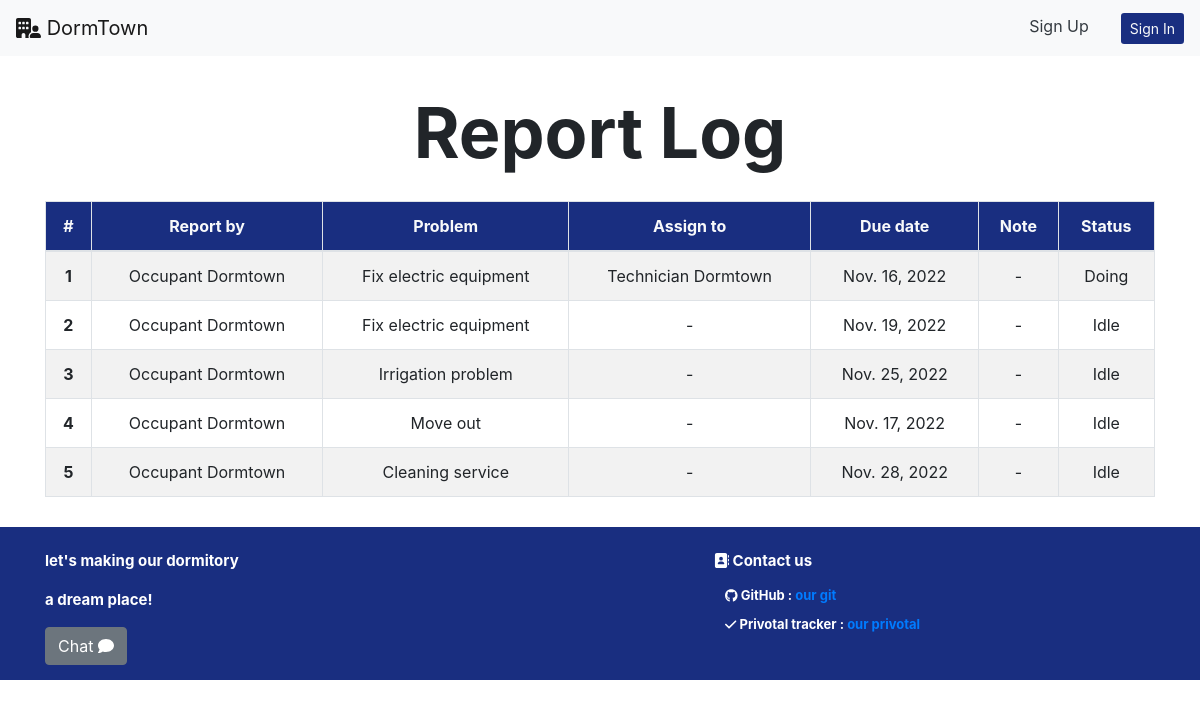
Page /manager/report_logs on the earlier database version.
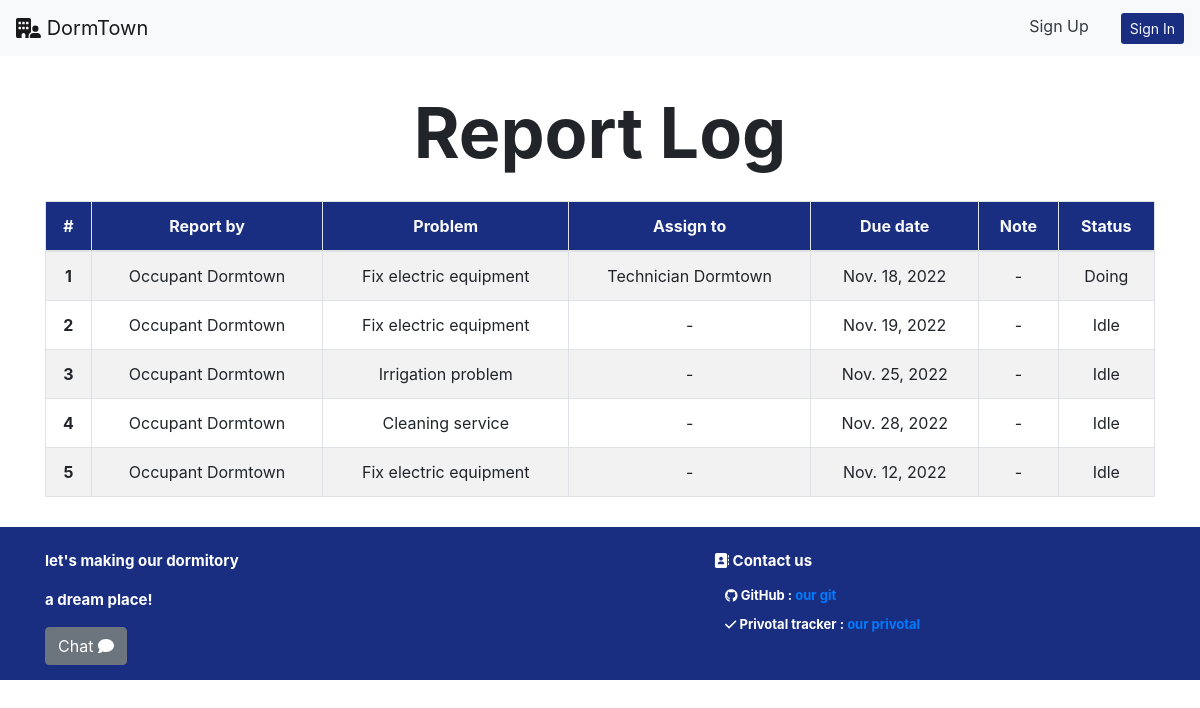
Same page on the later database version.
### occupant/models.py (models this page shows, shortened)
class Report(models.Model):
    from_user_id = models.ForeignKey(
        User, on_delete=models.CASCADE, related_name="from_user_id")
    problem_type_id = models.ForeignKey(
        ProblemType, on_delete=models.CASCADE, related_name="problem_type_id")
    due_date = models.DateField()
    note = models.CharField(max_length=150)
    status_id = models.ForeignKey(
        StatusType, on_delete=models.CASCADE, related_name="status_id")
    assign_to_id = models.ForeignKey(
        User, on_delete=models.CASCADE, related_name="assign_to_id", null=True)
    role_id = models.ForeignKey(
        Role, on_delete=models.CASCADE, related_name="reported_role_id", null=True)

class ProblemType(models.Model):
    problem_name = models.CharField(max_length=30)

class StatusType(models.Model):
    status_name = models.CharField(max_length=10)

### manager/views.py (the view)
# urls.py: path("report_logs", views.report_logs, name="report_logs"),
def report_logs(req):
    reports = Report.objects.all()
    return render(req, "manager/report_logs.html", {"reports": reports})

### manager/templates/manager/report_logs.html
{% extends 'manager/layout.html' %} {% block body %}
<section class="about-header-section">
    <div class="text-center mt-4">
        <p id='about_us' class="header">Report Log</p>
    </div>
  {% load static %}
    <div class="container">
        <table class="table table-bordered text-center table-striped">
            <thead class="text-light" style="background-color: #192e80;">
                <tr>
                    <th scope="col">#</th>
                    <th scope="col">Report by</th>
                    <th scope="col">Problem</th>
                    <th scope="col">Assign to</th>
                    <th scope="col">Due date</th>
                    <th scope="col">Note</th>
                    <th scope="col">Status</th>
                </tr>
            </thead>
            <tbody>
                {% for report in reports %}
                <tr>
                    <th scope="row">{{forloop.counter}}</th>
                    <td>{{report.from_user_id.first_name}} {{report.from_user_id.last_name}}</td>
                    <td>{{report.problem_type_id.problem_name}}</td>
                    {% if report.assign_to_id %}
                        <td>{{report.assign_to_id.first_name}} {{report.assign_to_id.last_name}}</td>
                    {% else %}
                        <td> - </td>
                    {% endif %}
                    <td>{{report.due_date}}</td>
                    {% if report.note %}
                        <td>{{report.note}}</td>
                    {% else %}
                        <td> - </td>
                    {% endif %}
                    <td>{{report.status_id.status_name}}</td>
                </tr>
                {% empty %}
                    <tr>
                        <td colspan="7"><i>No Data</i></td>
                    </tr>
                {% endfor %}
            </tbody>
        </table>
    </div>
{% endblock %}

### manager/templates/manager/layout.html (shortened to what this page needs)
<!DOCTYPE html>
<html>
<head>
  <link rel="stylesheet" href="https://cdn.jsdelivr.net/npm/bootstrap@4.3.1/dist/css/bootstrap.min.css" />
  {% load static %}
  <link href="{% static 'fontawesomefree/css/all.min.css' %}" rel="stylesheet" type="text/css" />
  <link rel="stylesheet" href="{% static 'rooms/styles.css' %}" />
  <link rel="stylesheet" href="{% static 'rooms/styles.css' %}" />
  <link rel="stylesheet" href="{% static 'chat/chat.css' %}" />
  <link rel="stylesheet" href="{% static 'manager/dashboard.css' %}" />
  <link href="{% static 'fontawesomefree/css/fontawesome.css' %}" rel="stylesheet" type="text/css">
  <link href="{% static 'fontawesomefree/css/brands.css' %}" rel="stylesheet" type="text/css">
  <link href="{% static 'fontawesomefree/css/solid.css' %}" rel="stylesheet" type="text/css">
  <link href="{% static 'fontawesomefree/css/all.min.css' %}" rel="stylesheet" type="text/css">
</head>
<body>
  {% load sweetify %}
  <nav class="navbar navbar-expand-lg navbar-light bg-light mb-2">
    <a class="navbar-brand" href="{% url 'rooms:index' %}">
      <i class="fa-solid fa-building-user"></i>
      DormTown
    </a>
    <div class="collapse navbar-collapse w-100 order-3 dual-collapse2" id="navbarSupportedContent">
      <ul class="navbar-nav ml-auto">
        {% if request.user.is_authenticated %}
        <li class="nav-item">
          <a href="{% url 'users:change_password' %}" class="text-dark mx-3 align-middle">
            <i class="fa-solid fa-lock"></i>
            Change Password
          </a>
        </li>
        <li class="nav-item">
          <a class="text-danger mx-3 align-middle" href="{% url 'users:logout'%}" role="button">
            <i class="fa-solid fa-right-from-bracket"></i>
            Sign Out
          </a>
        </li>
        {% else %}
        <li class="nav-item">
          <a href="users/register" class="text-dark mx-3 align-middle">Sign Up</a>
        </li>
        <li class=" nav-item">
          <a class="btn text-light btn-sm ml-3" href="{% url 'users:login' %}" role="button" style="background-color: #192e80;">Sign In</a>
        </li>
        {% endif %}
      </ul>
    </div>
  </nav>
  <div class="container-fluid">{% block body %} {% endblock %}</div>
  <div class="footer">
    <div class="container">
      <div class="row pt-2">
        <div class="col-7" class="font-mid p-4">
          <p> let's making our dormitory</p>
          <p> a dream place!</p>
          {% if request.user.is_superuser == False %}
          <a class="btn btn-secondary" href="/chat">
            Chat
            <i class="fa-solid fa-comment"></i>
          </a>
          {% endif %}
        </div>
        <div class="col">
          <p class="ml-1">
            <i class="fa-solid fa-address-book"></i>
            Contact us
          </p>
          <p class="detail">
            <i class="fa-brands fa-github"></i>
            GitHub : <a href="https://github.com/6310682718/DORMTOWN">our git</a>
          <p>
          <p class="detail">
            <i class="fa-solid fa-check"></i>
            Privotal tracker : <a href="https://www.pivotaltracker.com/n/projects/2606927">our privotal</a>
          </p>
        </div>
        </div>
      </div>
    </div>
</body>
</html>

### rooms/static/rooms/styles.css (style rules this page uses)
.header { font-weight: bolder; font-size: 70px; }
.footer { bottom: 0; font-size: 15px; background-color: #192e80; color: white; font-weight: bolder; margin-top: 30px; padding: 15px; }
.detail { font-size: 13px; margin-left: 15px; line-height: 7px; }
p { cursor: pointer; }

### manager/static/manager/dashboard.css (style rules this page uses)
:root { --height-box: 150px; --padding-box: 50px 0; --border-radius-box: 5px; }

Differences in the rows shown:
removed Report: from_user_id.first_name "Occupant", from_user_id.last_name "Dormtown", problem_type_id.problem_name "Move out", due_date "Nov. 17, 2022", status_id.status_name "Idle"
changed Report "Technician": due_date "Nov. 16, 2022" → "Nov. 18, 2022"
added Report: from_user_id.first_name "Occupant", from_user_id.last_name "Dormtown", problem_type_id.problem_name "Fix electric equipment", due_date "Nov. 12, 2022", status_id.status_name "Idle"
